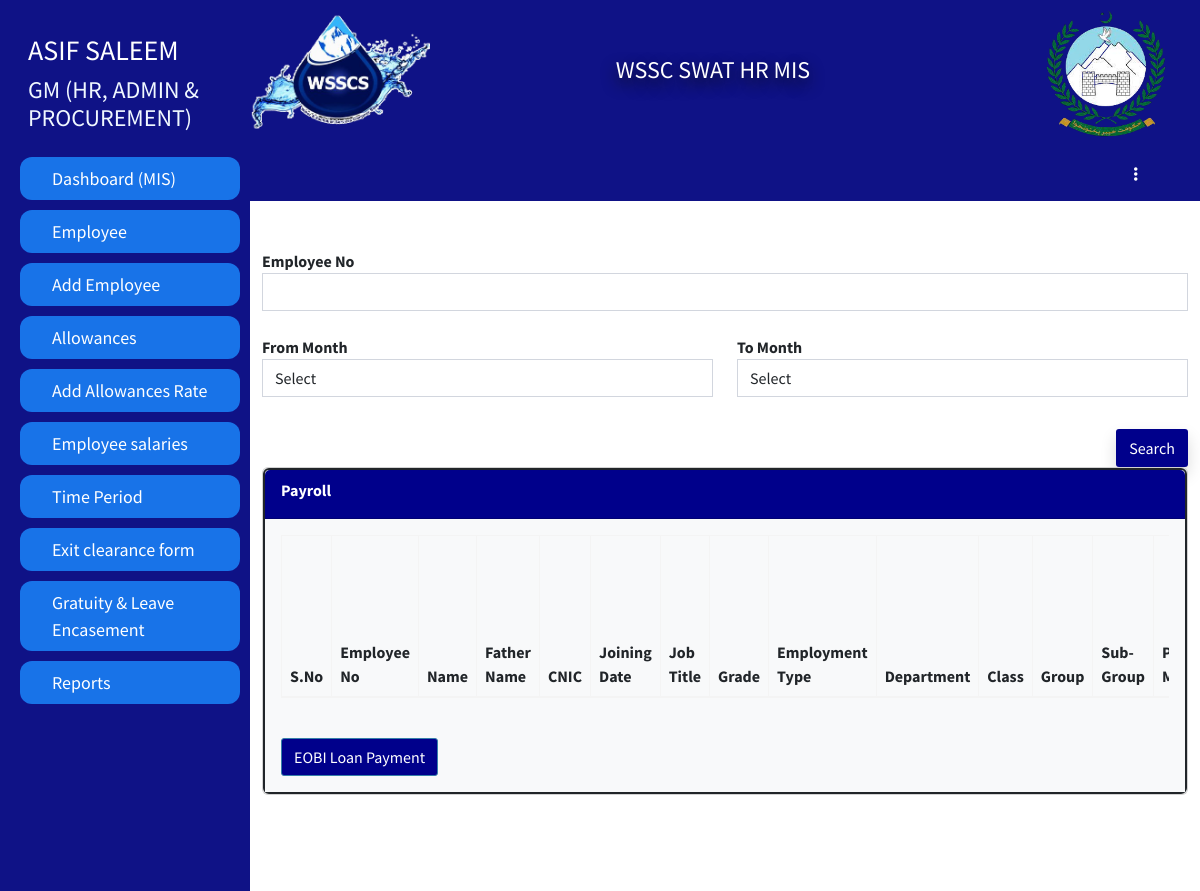
Screenshot of /hradmin/All payroll copy 6.php (signed in) with the database file from the repository.
### tables this page shows
CREATE TABLE `employeedata` (
  `Id` int(11) NOT NULL,
  `image` varchar(255) DEFAULT NULL,
  `fName` varchar(255) DEFAULT NULL,
  `mName` varchar(255) DEFAULT NULL,
  `lName` varchar(255) DEFAULT NULL,
  `father_Name` varchar(255) DEFAULT NULL,
  `CNIC` varchar(15) DEFAULT NULL,
  `email` varchar(255) DEFAULT NULL,
  `pAddress` varchar(255) DEFAULT NULL,
  `cAddress` varchar(255) DEFAULT NULL,
  `city` varchar(255) DEFAULT NULL,
  `postAddress` varchar(255) DEFAULT NULL,
  `mNumber` varchar(15) DEFAULT NULL,
  `ofphNumber` varchar(15) DEFAULT NULL,
  `Alternate_Number` varchar(15) DEFAULT NULL,
  `DofB` varchar(20) DEFAULT NULL,
  `religion` varchar(255) DEFAULT NULL,
  `gender` varchar(10) DEFAULT NULL,
  `BlGroup` varchar(5) DEFAULT NULL,
  `Domicile` varchar(255) DEFAULT NULL,
  `MaritalStatus` varchar(255) DEFAULT NULL,
  `NextofKin` varchar(255) DEFAULT NULL,
  `NextofKinCellNumber` varchar(15) DEFAULT NULL,
  `ContactPerson` varchar(255) DEFAULT NULL,
  `CPCN` varchar(15) DEFAULT NULL,
  `Employement_Group` varchar(255) DEFAULT NULL,
  `Employee_Class` varchar(255) DEFAULT NULL,
  `Employee_Group` varchar(255) DEFAULT NULL,
  `Employee_Sub_Group` varchar(255) DEFAULT NULL,
  `Employee_Quota` varchar(255) DEFAULT NULL,
  `Salary_Bank` varchar(255) DEFAULT NULL,
  `Salary_Branch` varchar(255) DEFAULT NULL,
  `Account_No` varchar(255) DEFAULT NULL,
  `Pay_Type` varchar(255) DEFAULT NULL,
  `EOBI_No` varchar(255) DEFAULT NULL,
  `Bill_Walved_Off` varchar(255) DEFAULT NULL,
  `Weekly_Working_Days` int(11) DEFAULT NULL,
  `Bill_Waived_Off` varchar(255) DEFAULT NULL,
  `Employee_Pay_Classification` varchar(255) DEFAULT NULL,
  `Grade` varchar(255) DEFAULT NULL,
  `Department` varchar(255) DEFAULT NULL,
  `Job_Tiltle` varchar(255) DEFAULT NULL,
  `Salary_Mode` varchar(255) DEFAULT NULL,
  `Status` varchar(255) DEFAULT 'NEW',
  `EmployeeNo` int(11) DEFAULT NULL,
  `Employee_Manager` int(11) DEFAULT NULL,
  `Joining_Date` varchar(20) DEFAULT NULL,
  `Contract_Expiry_Date` varchar(20) DEFAULT NULL,
  `Last_Working_Date` varchar(20) DEFAULT NULL,
  `Attendance_Supervisor` int(11) DEFAULT NULL,
  `Duty_Location` varchar(255) DEFAULT NULL,
  `Duty_Point` varchar(255) DEFAULT NULL,
  `TypeEmp` varchar(255) DEFAULT NULL,
  `type` varchar(255) DEFAULT NULL,
  `DY_Supervisor` varchar(255) DEFAULT NULL,
  `leaveAlreadyAvailed` int(255) NOT NULL DEFAULT 34
);

### hradmin/All payroll copy 6.php (the view, shortened to what this page needs)
<?php
if (!isset($_SESSION['loginid']) || !isset($_SESSION['EmployeeNumber']) || $_SESSION['Designation'] != 'HR manager') {
  error_log("Unauthorized access attempt. User: {$_SESSION['loginid']}");
  header("Location: ../logout.php");
  exit;
} else{
?><!DOCTYPE html>
<html lang="en">
  <head>
  </head>
  <body>
    <div id="main">
      <?php include ('link/desigene/sidebar.php')?>
            <div class="container-fluid m-auto py-5">
              <form action="../exselPayroll.php" target="_blank" method="post">
                <div class="row">
                  <div class="col-12">
                    <div class="form-group">
                      <label>Employee No</label>
                      <select name="employee_no" id="employee_no" class="form-control select2">
                      </select>
                    </div>
                  </div>
                  <div class="col-md-6 my-4">
                      <div class="form-group">
                        <label>From Month </label>
                        <select name="frommonth" required id="frommonth" class="form-control select2">
                        <?php
                        $select = mysqli_query($conn, "SELECT * FROM `timeperiod` WHERE `HRStatus`='ACCEPT' ORDER BY `ID` DESC");
                        if (mysqli_num_rows($select) > 0) {
                            ?>
                            <option value="">Select</option>
                            <?php
                        } else {
                            echo '<option value="">No time periods found</option>';
                        }
                        ?>
                        </select>
                      </div>
                  </div>
                  <div class="col-md-6 my-4">
                      <div class="form-group">
                        <label>To Month </label>
                        <select name="tomunth" required id="tomunth" class="form-control select2">
                        <?php
                        $select = mysqli_query($conn, "SELECT * FROM `timeperiod` WHERE `HRStatus`='ACCEPT' ORDER BY `ID` DESC");
                        if (mysqli_num_rows($select) > 0) {
                            ?>
                            <option value="">Select</option>
                            <?php
                        } else {
                            echo '<option value="">No time periods found</option>';
                        }
                        ?>
                        </select>
                      </div>
                  </div>
                  <div class="col-md-12 text-end mt-2">
                    <input style="background-color: darkblue;" type="button" id="See" class="btn text-white float-right shadow" value="Search">
                  </div>
                  <div class="col-12">
                    <div class="card card-success">
                      <div class="card card-success border border-2 border-dark bg-light">
                        <div style="background-color: darkblue;" class="card-header  text-white fw-bold">
                          <div class="card-title">Payroll</div>
                        </div>
                        <div class="card-body bg-light">
                          <div class="col-lg-12 col-md-12 col-sm-12 col-xs-12 table-responsive">
                            <table  class="table table-bordered table-striped">
                            <thead>
                              <tr>
                                  <th>S.No</th>
                                  <th>Employee No	</th>
                                  <th>Name</th>
                                  <th>Father Name</th>
                                  <th>CNIC</th>
                                  <th>Joining Date</th>
                                  <th>Job Title</th>
                                  <th>Grade</th>
                                  <th>Employment Type</th>
                                  <th>Department</th>
                                  <th>Class</th>
                                  <th>Group</th>
                                  <th>Sub-Group</th>
                                  <th>Payment Mode</th>
                              </tr>
                          </thead>
                        </table>
                          </div>
                          <div class="col-md-12">
                            <div class="form-group">
                              <div class="clearfix">&nbsp;</div>
                              <button type="submit" id="EOBI" name="EOBI" style="background-color: darkblue;" class="btn btn-primary">EOBI Loan Payment</button>
                            </div>
                          </div>
                        </div>
                          </div>
                        </div>
                  </div>
                </div>
              </form>
            </div>
          </div>
  <div class="clearfix">&nbsp;</div>
  <div class="clearfix">&nbsp;</div>
  </body>
</html><?php }?>

### hradmin/link/desigene/sidebar.php (shortened to what this page needs)
<div id="mySidenav" class="sidenav">
  <div class="row w-100">
  <div class="profile col-12">
  <?php
      $emil= $_SESSION['EmployeeNumber'];
      include('../link/desigene/db.php');
      $selectsession=mysqli_query($conn,"SELECT * FROM `employeedata` WHERE `EmployeeNo`='$emil'");
      while($row=mysqli_fetch_array($selectsession)){
      ?>
      <h3> <?php echo $row['fName']?> <?php echo $row['lName']?></h3>
      <h4> <?php echo $row['Job_Tiltle']?></h4>
      <?php }?>
  </div>
  </div>
              <a href="index.php" class="nav-link mt-3">Dashboard (MIS)</a>
              <a href="EmployementData.php" class="nav-link">
                  Employee
                </a>
              <a class="dropbtn nav-link" href="employeePersonalInfo.php">
                  Add Employee
                </a>
                <a href="allowances_details.php" class="nav-link">
                  Allowances
                </a>
                <a href="allowancepay.php" class="nav-link">
                 Add Allowances Rate
                </a>
                <a href="employeeCountotal.php" class="nav-link">
                 Employee salaries
                </a>
                <a href="timepriod.php" class="nav-link">
                 Time Period
                </a>
                <a href="EXITCLEARANCEFORM.php" class="nav-link">
                  Exit clearance form
                </a>
                <a href="Gratuity.php">
                Gratuity & Leave Encasement
                </a>
                <a href="Leaves.php" class="nav-link">
                  Reports
                </a>
              </div>

### hradmin/css/style.css (style rules this page uses)
.sidenav { height: 100%; width: 250px; position: fixed; z-index: 1; top: 0; left: 0; background-color: #0f1286; overflow-x: hidden; transition: 0.5s; padding-top: 10px; }
.sidenav a { padding: 8px 8px 8px 32px; text-decoration: none; font-size: 10px !important; color: #fff; display: block; transition: 0.3s; background-color: #1873e8; margin-left: 20px; margin-right: 10px; margin-top: 10px; border-radius: 12px; }
#main { transition: margin-left .5s; margin-left: 250px; }
.profile { padding-left: 40px; }
.profile h3 { color: #fff; }
.profile h4 { color: aliceblue; }
.form-group label { font-weight: bold; }
.sidenav a { padding: 8px 8px 8px 32px; text-decoration: none; font-size: 18px !important; color: #fff; display: block; transition: 0.3s; background-color: #1873e8; margin-left: 20px; margin-right: 10px; margin-top: 10px; border-radius: 12px; }

### rows the page displays
employeedata: fName "ASIF", lName "SALEEM", Job_Tiltle "GM (HR, ADMIN & PROCUREMENT)"
